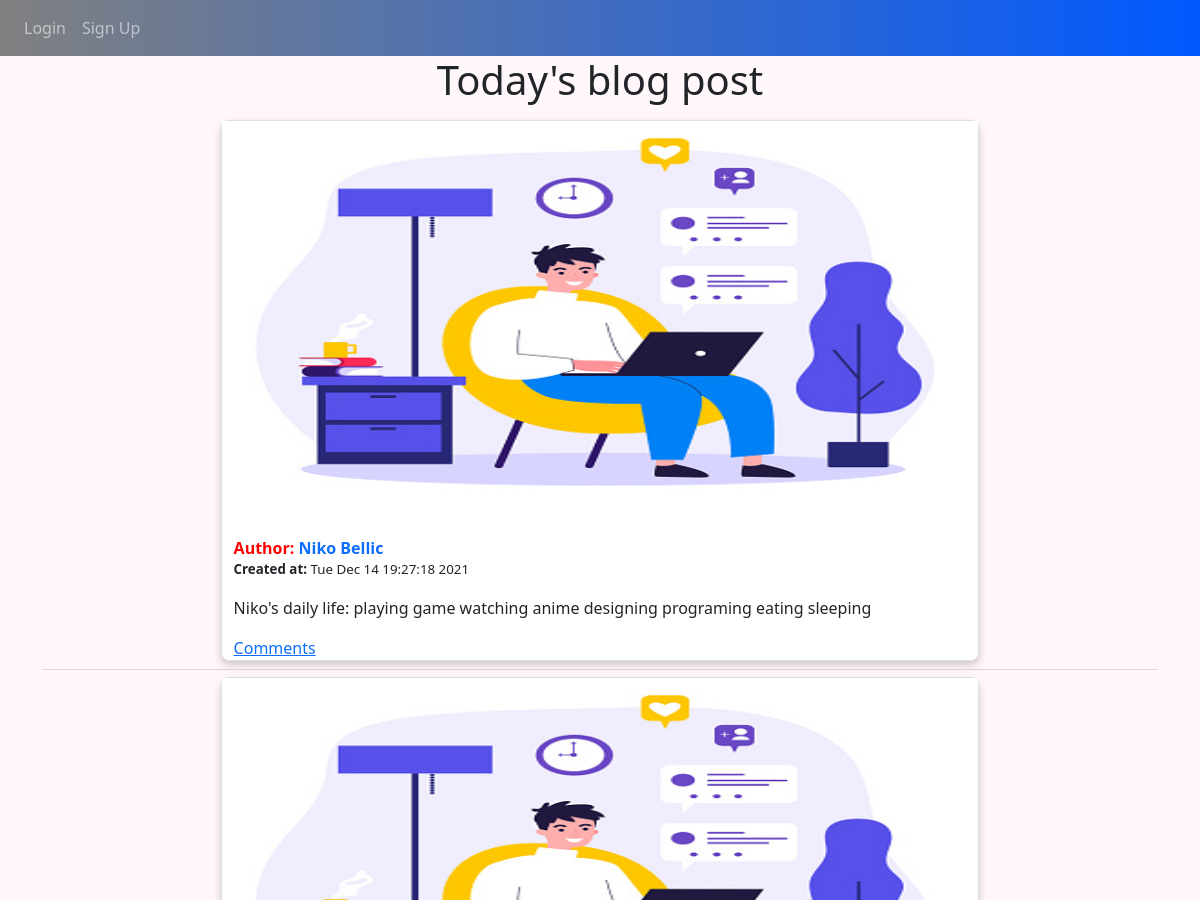
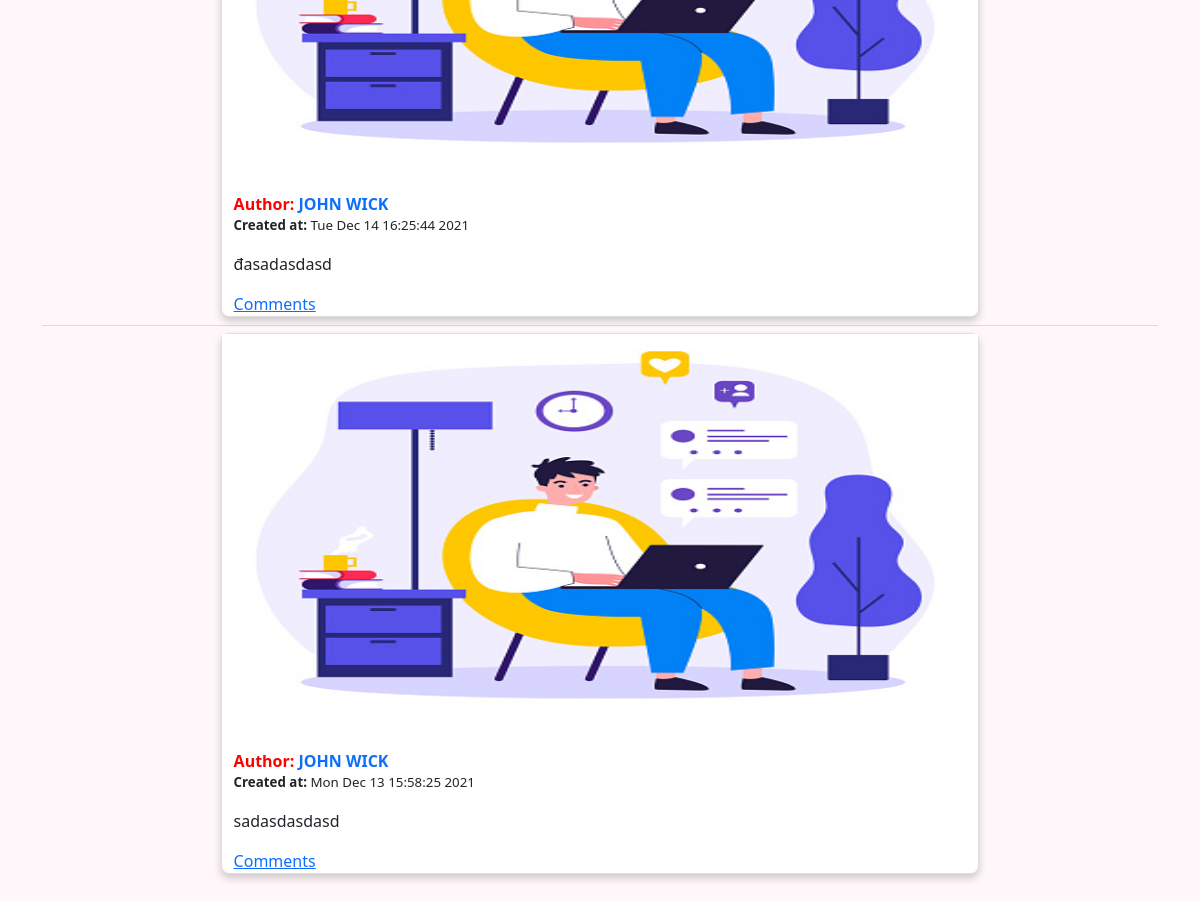
The page / on the database its author committed (2 pictures, top to bottom).
### models.py (models this page shows, shortened)
class Post(db.Model):
    __tablename__ = 'posts'
    id = db.Column(db.Integer, primary_key=True)
    img = db.Column(db.Text, nullable = True)
    body = db.Column(db.Text)
    timestamp = db.Column(db.DateTime, index=True, default=datetime.now)
    author_id = db.Column(db.Integer, db.ForeignKey('users.id'))
    comments = db.relationship('Comment', backref="post_comment", lazy=True)

class User(db.Model, UserMixin):
    __tablename__ = 'users'
    id = db.Column(db.Integer, primary_key=True)
    username = db.Column(db.String(64), unique=True, index=True)
    email = db.Column(db.String(150), unique= True)
    password_hash = db.Column(db.String(128))
    posts = db.relationship('Post', backref="author", lazy=True)
    comments = db.relationship('Comment', backref="user_comment", lazy=True)
    followed = db.relationship('Follow', foreign_keys=[Follow.follower_id], backref=db.backref('follower', lazy='joined'), lazy=True, cascade='all, delete-orphan')
    followers = db.relationship('Follow', foreign_keys=[Follow.followed_id], backref=db.backref('followed', lazy='joined'), lazy=True, cascade='all, delete-orphan')
    @property
    def password(self):
        raise AttributeError('password is not a readable attribute')

### views.py (the view, shortened to what this page needs)
@views.route("/", methods = ['GET', 'POST'])
def home():
    posts = Post.query.order_by(Post.timestamp.desc()).all()
    return render_template('Home.html', user= current_user, posts= posts)

### templates/Home.html (shortened to what this page needs)
{% extends "base.html" %} {% block title %}Home{% endblock %} {% block content
  %}
  <h1 align="center">Today's blog post</h1>
  <ul class="list-group list-group-flush" id="posts" style="background: none;">
    {% for post in posts %}
    <li class="list-group-item" style="background: none;">
      <div class ="card">
        <img src="/static/{{post.img}}" onerror="this.onerror=null;this.src='/static/default-image.jpg';" alt="Avatar" style="width:100%; height: 400px;">
        <div class="container">
            {% if post.author_id == user.id %}
            <span><a href="/profile/{{post.author_id}}"  class="link-success" style="text-decoration: none;"><b> You </b></a></span>
            {% else %}
            <span style="color: red;"><b>Author: </b><a href="/profile/{{post.author_id}}"  class="link-primary" style="text-decoration: none;"><b>{{ post.author.username}}</b></a></span>
            {% endif %}
            <p style="font-size: smaller;"><b>Created at: </b>{{post.timestamp.strftime("%c")}}</p>
            <p>{{ post.body }}</p>
            <a href="#comments" class="viewbutton">Comments</a>
        </div>
    </div>
    </li>
    {% endfor %}
  </ul>
{% endblock %}

### static/home.css (style rules this page uses)
.card { box-shadow: 0 4px 8px 0 rgba(0,0,0,0.2); transition: 0.3s; width: 70%; margin: 15px; border-radius: 8px; margin: auto; }

### rows shown on the page
Post: author.username "Niko Bellic", timestamp "Tue Dec 14 19:27:18 2021", body "Niko's daily life: playing game watching anime designing programing eating sleeping"
Post: author.username "JOHN WICK", timestamp "Tue Dec 14 16:25:44 2021", body "đasadasdasd"
Post: author.username "JOHN WICK", timestamp "Mon Dec 13 15:58:25 2021", body "sadasdasdasd"
